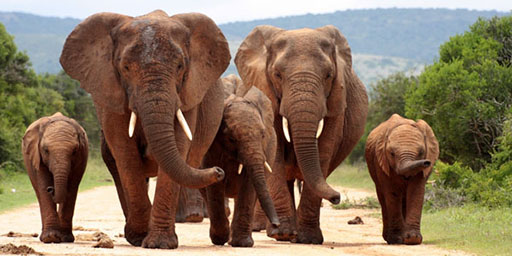
%> input picture ps0_matlab/ouput/ps0-1-a-1.jpg, 512 x 256 px
$ octave ps0.m   (GNU Octave 9; MATLAB toolbox functions it lacks are replaced by stand-ins)
%> lines starting %> are read from the running program, lines starting %| are printed output that depends on the picture
%% 2-a swap the red and blue pixels of image1
img1=imread('ps0-1-a-1.jpg');
%> img1 is the input picture: size 256x512x3 uint8; mean R, G, B 134.3, 115.2, 92.7
image(img1)
% extract red channel
img1_red=img1(:,:,1);
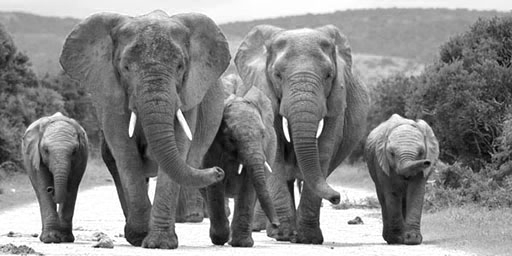
%> img1_red: size 256x512 uint8; min 0, max 255, mean 134.3
% extract blue channel
img1_blue=img1(:,:,3);
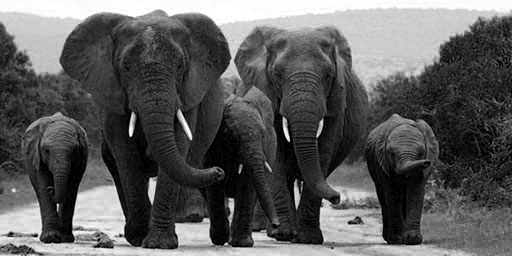
%> img1_blue: size 256x512 uint8; min 0, max 255, mean 92.7

img2=img1;
img2(:,:,1)=img1_blue;
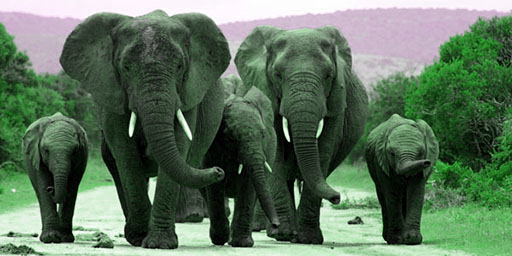
%> img2: size 256x512x3 uint8; mean R, G, B 92.7, 115.2, 92.7
img2(:,:,3)=img1_red;
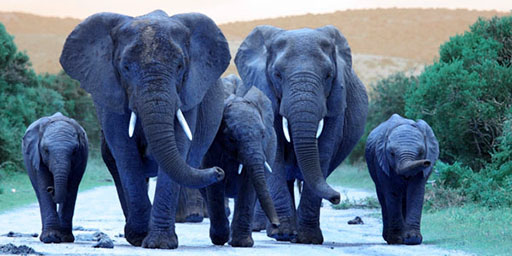
%> img2: size 256x512x3 uint8; mean R, G, B 92.7, 115.2, 134.3
figure(2)
image(img2)
imwrite(img2,'ps0-2-a-1.jpg');

%% 2-b
% Create a monochrome image (img1_green) by selecting the green channel of image 1.
% Output: ps0-2-b-1.jpg
img1_green=img1(:,:,2);
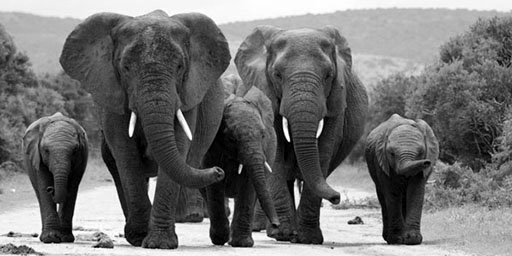
%> img1_green: size 256x512 uint8; min 0, max 255, mean 115.2
imwrite(img1_green,'ps0-2-b-1.jpg');

%% 2-c
% Create a monochrome image (img1_red) by selecting the red channel of image 1
% Output: ps0-2-c-1.jpg

imwrite(img1_red,'ps0-2-c-1.jpg');

$ run again, with ps0_matlab/ouput/ps0-1-a-2.png saved as ps0_matlab/ouput/ps0-1-a-1.jpg
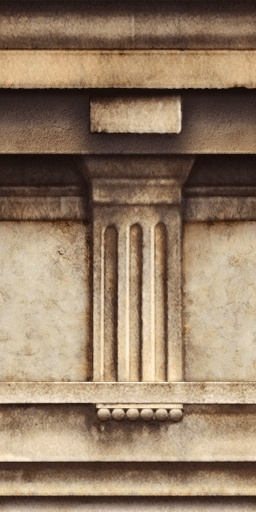
%> input picture ps0_matlab/ouput/ps0-1-a-2.png, 256 x 512 px
%> img1 is the input picture: size 512x256x3 uint8; mean R, G, B 146.3, 123.6, 100.8
%> `img2(:,:,3)=img1_red;`:
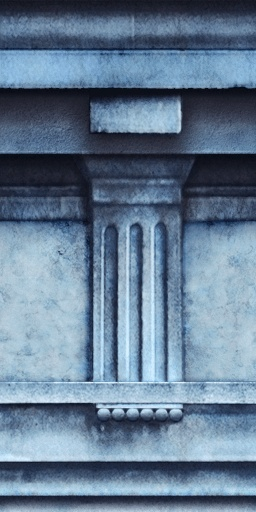
%> img2: size 512x256x3 uint8; mean R, G, B 100.8, 123.6, 146.3
%> `img1_green=img1(:,:,2);`:
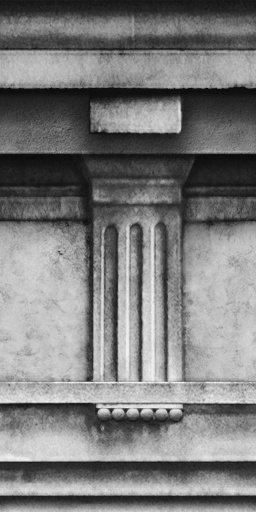
%> img1_green: size 512x256 uint8; min 7, max 244, mean 123.6
